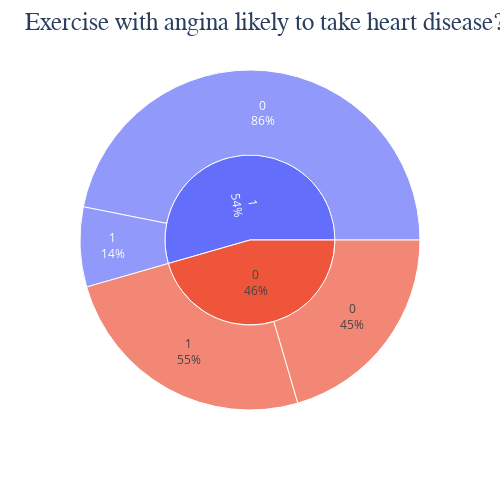

Here is the notebook cell this chart was saved with:
### Code cell
fig3 = px.sunburst(df, path = ["target", "exang"])
fig3.update_traces(textinfo = "label + percent parent")
fig3.update_layout(title_text = "Exercise with angina likely to take heart disease?",
                  titlefont = {'size' : 25, 'family' : 'Serif'},
                  width = 500, height = 500)
fig3.show()

### Figure 1 — Plotly figure (JSON) as saved in the notebook; plotly's stock layout.template omitted (floating-point values rounded to 4 significant figures)
{"data": [{"branchvalues": "total", "domain": {"x": [0, 1], "y": [0, 1]}, "hovertemplate": "labels=%{label}<br>count=%{value}<br>parent=%{parent}<br>id=%{id}<extra></extra>", "ids": ["0/0", "1/0", "0/1", "1/1", "0", "1"], "labels": ["0", "0", "1", "1", "0", "1"], "name": "", "parents": ["0", "1", "0", "1", "", ""], "textinfo": "label+percent parent", "type": "sunburst", "values": [62, 142, 76, 23, 138, 165]}], "layout": {"height": 500, "legend": {"tracegroupgap": 0}, "margin": {"t": 60}, "title": {"font": {"family": "Serif", "size": 25}, "text": "Exercise with angina likely to take heart disease?"}, "width": 500}}
